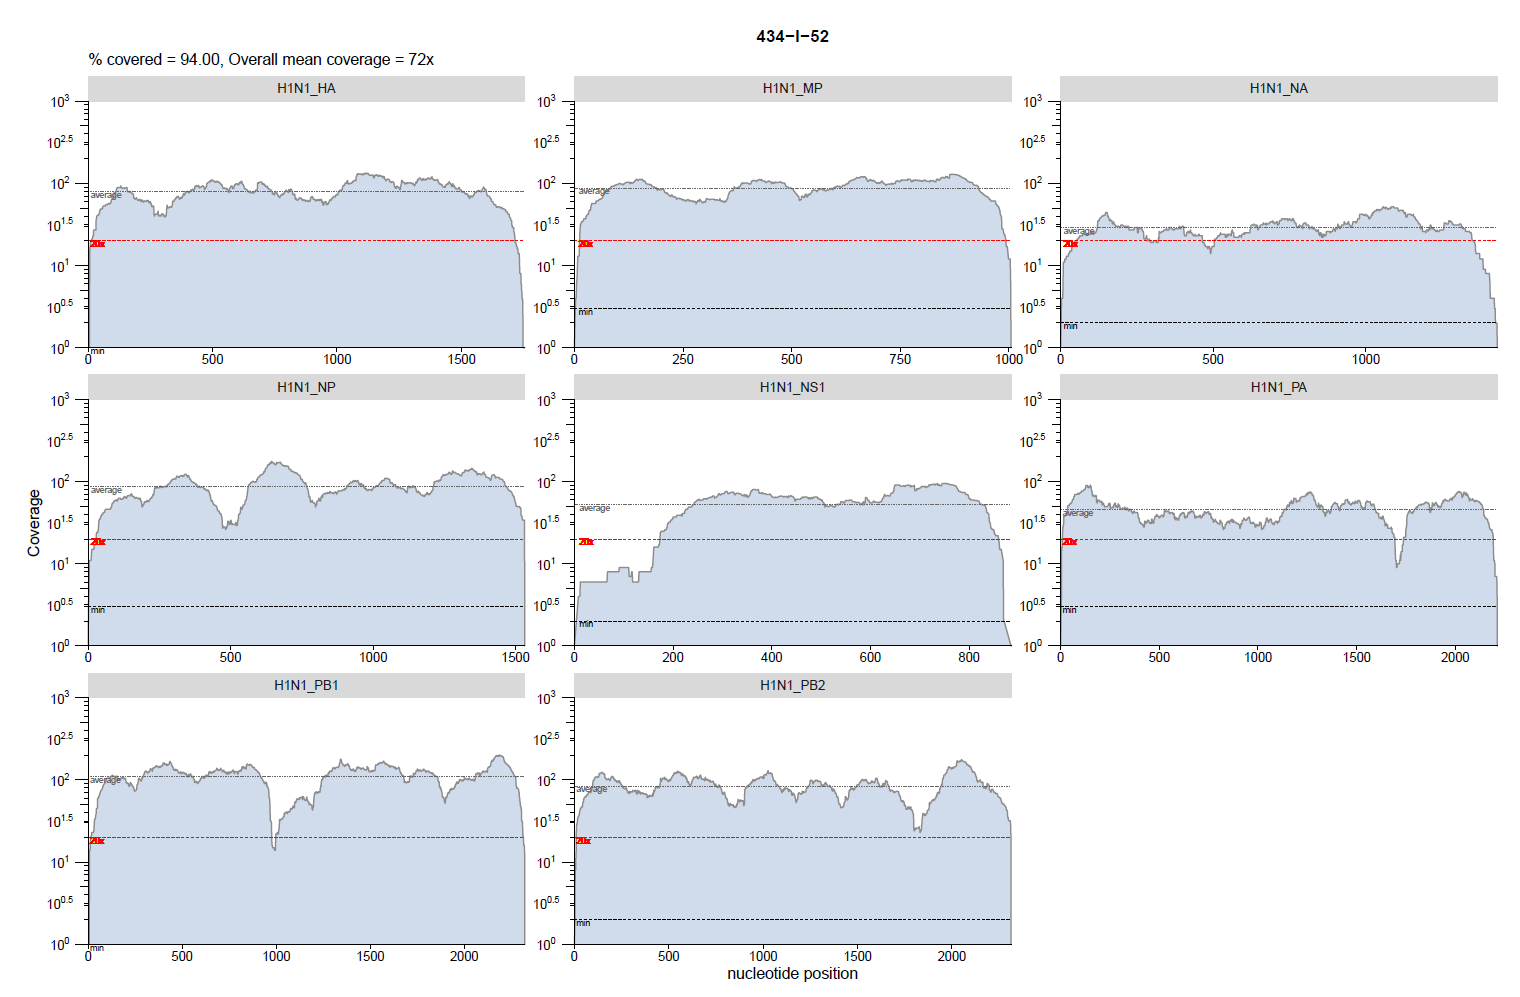

Write the R code that produced this figure.
##library import
library(ggplot2)
library(dplyr)
library(haven)
library(scales)
library(tools)
library(fs)
library(data.table)
library(phylotools)
library(base)
library(stringr)

##settings
min_coverage <- 20

##read in reference fasta and determine name and length
reference_fasta <- read.fasta(file = "reference.fasta")
sequences <- data.table()
sequences$seq_name <- str_extract(reference_fasta$seq.name, pattern = "[:graph:]{1,}")
sequences$seq_length <- nchar(reference_fasta$seq.text, type = "chars")
sequences <- sequences[order(sequences$seq_length, decreasing = T),]


## define limits for the plots as 3' and 5' end might be not sufficiently covered
limit_for_plot <- data.table()
limit_for_plot$V1 <- sequences$seq_name
limit_for_plot$V2 <- 0
limit_for_plot$V3 <- 1
limit_for_plot_2 <- data.table()
limit_for_plot_2$V1 <- sequences$seq_name
limit_for_plot_2$V2 <- sequences$seq_length+1
limit_for_plot_2$V3 <- 1

limit_for_plot <- rbind(limit_for_plot,limit_for_plot_2)


##get input files
if(file.exists("Tabular_coverage_per_sequence.tsv")){
        file.remove("Tabular_coverage_per_sequence.tsv")
}

if(file.exists("Tabular_coverage_mean.tsv")){
        file.remove("Tabular_coverage_mean.tsv")
}


tsv_files <- list.files(path = ".", pattern = "*.tsv",recursive = TRUE ,full.names = TRUE)

tabular_overview <- data.table()
tabular_overview_mean <- data.table()

pdf(paste0("Coverage", ".pdf"), width = 15, height = 10)

for (i in 1:length(tsv_files)) {
        
        tsv_files_temp <- read.table(tsv_files[i], sep = "\t")
        tsv_files_temp <- tsv_files_temp[order(match(tsv_files_temp$V1, sequences$seq_name)),]
        
        Sample_name <- path_file(tsv_files[i])
        Sample_name = file_path_sans_ext(Sample_name)

        tabular_overview_temp <- data.table()
        tabular_overview_mean_temp <- data.table()
        
        for (j in 1:length(unique(tsv_files_temp$V1))) {
                tsv_split_temp <- tsv_files_temp[tsv_files_temp$V1 == unique(tsv_files_temp$V1)[j],]
                
                ## get non covered regions
                tabular_overview_temp_2 <- data.table()
                
                seq_length_temp <- as.numeric(sequences$seq_length[sequences$seq_name == unique(tsv_files_temp$V1)[j]])
                non_covered <- as.numeric(length(which(tsv_split_temp$V3 < min_coverage))) + seq_length_temp - as.numeric(length(tsv_split_temp$V3))
                
                tabular_overview_temp_2$Sample_name <- Sample_name
                seq_name <- sequences$seq_name[sequences$seq_name == unique(tsv_files_temp$V1)[j]]
                tabular_overview_temp_2$Seq_name <- seq_name
                tabular_overview_temp_2$Percent_coverage <- format(round(100 - (non_covered/seq_length_temp*100)), nsmall = 2)
                
                #mean coverage
                mean_coverage <- sum(tsv_split_temp$V3)/seq_length_temp
                mean_coverage <- format(round(mean_coverage,0), nsmall = 0)
                tabular_overview_temp_2$Mean_coverage <- mean_coverage
                
                tabular_overview_temp <- rbind(tabular_overview_temp, tabular_overview_temp_2)
                
        }
        
        ## get coverage and mean coverage over the whole genome
        percent_covered <- sum(as.numeric(tabular_overview_temp$Percent_coverage))/nrow(tabular_overview_temp)
        percent_covered <- format(round(percent_covered,0), nsmall = 2)
        mean_coverage_total <- sum(as.numeric(tabular_overview_temp$Mean_coverage))/nrow(tabular_overview_temp)
        mean_coverage_total <- format(round(mean_coverage_total,0), nsmall = 0)
        
        tabular_overview_mean_temp$Sample_name <- Sample_name
        tabular_overview_mean_temp$Percent_coverage <- percent_covered
        tabular_overview_mean_temp$Mean_coverage <- mean_coverage_total
        
        tabular_overview_mean <- rbind(tabular_overview_mean, tabular_overview_mean_temp)
        
        ## get values for mean and min for plot
        dMean <- tsv_files_temp %>%
                group_by(V1) %>%
                summarise(MN = mean(V3))
        dMin <- tsv_files_temp %>%
                group_by(V1) %>%
                summarise(MN = min(V3))
        
        
        ## reformat tsv data
        tsv_files_temp <- as.data.table(tsv_files_temp)
        tsv_files_temp <- rbind(tsv_files_temp, limit_for_plot) ## bind plot limits to table
        tsv_files_temp$V1 <- factor(tsv_files_temp$V1, levels = unique(tsv_files_temp$V1)) ## order plots based on sequence length
        
        #define upper limit for y-axis
        upper_limit <- 10^ceiling(log10(max(tsv_files_temp$V3)))
        
        ## plot data in facet plot
        plot <- ggplot(tsv_files_temp, aes(x=V2,
                                           y=V3)) +
                geom_area(color="gray55",
                          fill= "lightsteelblue",
                          alpha=0.6) +
                scale_x_continuous(name = "nucleotide position",
                                   expand = expansion(mult = c(0,0))) +
                scale_y_continuous(name = "Coverage",
                                   trans = "log10", limits = c(1,upper_limit),
                                   expand = expansion(mult = c(0,0)),
                                   breaks = trans_breaks("log10", function(x) 10^x), 
                                   labels = trans_format("log10", math_format(10^.x))) +
                annotation_logticks(sides = "l",
                                    size = 0.2,
                                    outside = TRUE) +
                coord_cartesian(clip="off") +
                facet_wrap(~ V1,
                           scales = "free") +
                geom_hline(yintercept=min_coverage,
                           linetype="dashed",
                           color = "red",
                           size = 0.2) +
                geom_text(aes(x = 10, y = min_coverage),
                          label = "20x",
                          size = 2,
                          vjust = 1,
                          hjust = 0,
                          color = "red") +
                geom_hline(data = dMean,
                           aes(yintercept = MN),
                           linetype = "dotted",
                           color = "grey40",
                           size = 0.2)+
                geom_text(data = dMean, aes(x = 10, y = MN),
                          label = "average",
                          size = 2,
                          vjust = 1,
                          hjust = 0,
                          color = "grey 40") +
                geom_hline(data = dMin,
                           aes(yintercept = MN),
                           linetype = "dashed",
                           size = 0.2) +
                geom_text(data = dMin,
                          aes(x = 10, y = MN),
                          label = "min",
                          size = 2,
                          vjust = 1,
                          hjust = 0) +
                labs(title = paste0(Sample_name),
                     subtitle = paste0("% covered = ",percent_covered, ", ", "Overall mean coverage = ", mean_coverage_total, "x")) +
                theme(axis.line = element_line(color = "black", size = 0.2),
                      axis.ticks = element_line(colour = "black", size = 0.2),
                      panel.grid.major = element_blank(),
                      panel.grid.minor = element_blank(),
                      panel.border = element_blank(),
                      panel.background = element_blank(),
                      axis.text.x = element_text(face = "plain", color = "black", size = 9, hjust = 0.5),
                      axis.text.y = element_text(face = "plain", color = "black", size = 9, hjust = 0.5, margin = margin(r = 8)),
                      plot.title = element_text(face = "bold", color = "black", size = 12, hjust = (0.5)),
                      plot.margin = unit(c(1,1,1,1), "cm")
                 )
                
        print(plot)
        tabular_overview <- rbind(tabular_overview, tabular_overview_temp)
}

dev.off()

if(nrow(sequences) > 1){
        fwrite(tabular_overview, "Tabular_coverage_per_sequence.tsv", sep = "\t")  
}

fwrite(tabular_overview_mean, "Tabular_coverage_mean.tsv", sep = "\t")

